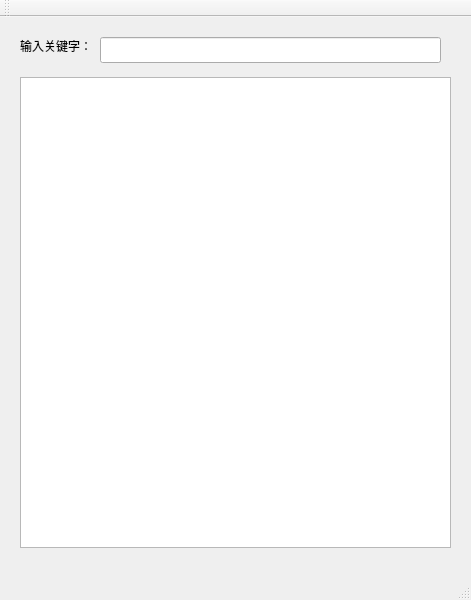
<?xml version="1.0" encoding="UTF-8"?>
<ui version="4.0">
 <class>MainWindow</class>
 <widget class="QMainWindow" name="MainWindow">
  <property name="geometry">
   <rect>
    <x>0</x>
    <y>0</y>
    <width>471</width>
    <height>600</height>
   </rect>
  </property>
  <property name="windowTitle">
   <string>MainWindow</string>
  </property>
  <widget class="QWidget" name="centralWidget">
   <widget class="QTableView" name="tblResult">
    <property name="geometry">
     <rect>
      <x>20</x>
      <y>60</y>
      <width>431</width>
      <height>471</height>
     </rect>
    </property>
   </widget>
   <widget class="QLabel" name="label">
    <property name="geometry">
     <rect>
      <x>20</x>
      <y>20</y>
      <width>71</width>
      <height>18</height>
     </rect>
    </property>
    <property name="text">
     <string>输入关键字：</string>
    </property>
   </widget>
   <widget class="QLineEdit" name="txtKeyword">
    <property name="geometry">
     <rect>
      <x>100</x>
      <y>20</y>
      <width>341</width>
      <height>26</height>
     </rect>
    </property>
   </widget>
  </widget>
  <widget class="QMenuBar" name="menuBar">
   <property name="geometry">
    <rect>
     <x>0</x>
     <y>0</y>
     <width>471</width>
     <height>23</height>
    </rect>
   </property>
  </widget>
  <widget class="QToolBar" name="mainToolBar">
   <attribute name="toolBarArea">
    <enum>TopToolBarArea</enum>
   </attribute>
   <attribute name="toolBarBreak">
    <bool>false</bool>
   </attribute>
  </widget>
  <widget class="QStatusBar" name="statusBar"/>
 </widget>
 <layoutdefault spacing="6" margin="11"/>
 <resources/>
 <connections/>
</ui>
